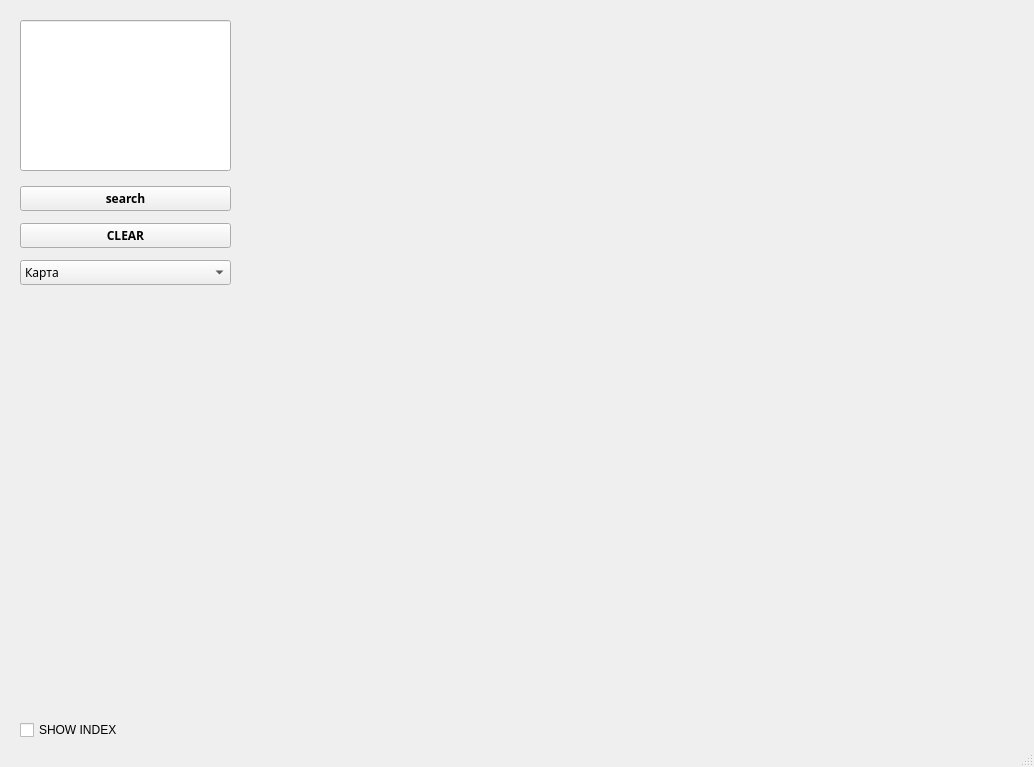
<?xml version="1.0" encoding="UTF-8"?>
<ui version="4.0">
 <class>MainWindow</class>
 <widget class="QMainWindow" name="MainWindow">
  <property name="geometry">
   <rect>
    <x>0</x>
    <y>0</y>
    <width>1034</width>
    <height>767</height>
   </rect>
  </property>
  <property name="sizePolicy">
   <sizepolicy hsizetype="Preferred" vsizetype="Preferred">
    <horstretch>0</horstretch>
    <verstretch>0</verstretch>
   </sizepolicy>
  </property>
  <property name="font">
   <font>
    <weight>50</weight>
    <bold>false</bold>
   </font>
  </property>
  <property name="windowTitle">
   <string>Homemade</string>
  </property>
  <widget class="QWidget" name="centralwidget">
   <widget class="QLineEdit" name="lineEdit">
    <property name="geometry">
     <rect>
      <x>20</x>
      <y>20</y>
      <width>211</width>
      <height>151</height>
     </rect>
    </property>
   </widget>
   <widget class="QWidget" name="verticalLayoutWidget">
    <property name="geometry">
     <rect>
      <x>20</x>
      <y>180</y>
      <width>211</width>
      <height>111</height>
     </rect>
    </property>
    <layout class="QVBoxLayout" name="verticalLayout">
     <item>
      <widget class="QPushButton" name="pushButton">
       <property name="font">
        <font>
         <family>Perpetua Titling MT</family>
         <weight>75</weight>
         <bold>true</bold>
        </font>
       </property>
       <property name="text">
        <string>search</string>
       </property>
      </widget>
     </item>
     <item>
      <widget class="QPushButton" name="pushButton_2">
       <property name="font">
        <font>
         <family>Perpetua Titling MT</family>
         <weight>75</weight>
         <bold>true</bold>
        </font>
       </property>
       <property name="text">
        <string>CLEAR</string>
       </property>
      </widget>
     </item>
     <item>
      <widget class="QComboBox" name="comboBox">
       <property name="font">
        <font>
         <family>Perpetua Titling MT</family>
         <weight>50</weight>
         <bold>false</bold>
        </font>
       </property>
       <item>
        <property name="text">
         <string>Карта</string>
        </property>
       </item>
       <item>
        <property name="text">
         <string>Спутник</string>
        </property>
       </item>
       <item>
        <property name="text">
         <string>Гибрид</string>
        </property>
       </item>
      </widget>
     </item>
    </layout>
   </widget>
   <widget class="QCheckBox" name="checkBox">
    <property name="geometry">
     <rect>
      <x>20</x>
      <y>720</y>
      <width>101</width>
      <height>20</height>
     </rect>
    </property>
    <property name="text">
     <string>SHOW INDEX</string>
    </property>
    <property name="tristate">
     <bool>false</bool>
    </property>
   </widget>
  </widget>
  <widget class="QStatusBar" name="statusbar"/>
 </widget>
 <resources/>
 <connections/>
</ui>
